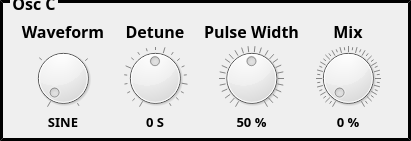
   <widget class="QGroupBox" name="OscillatorC">
    <property name="geometry">
     <rect>
      <x>10</x>
      <y>350</y>
      <width>411</width>
      <height>141</height>
     </rect>
    </property>
    <property name="font">
     <font>
      <family>Tw Cen MT</family>
      <pointsize>12</pointsize>
      <weight>75</weight>
      <bold>true</bold>
     </font>
    </property>
    <property name="styleSheet">
     <string notr="true">QGroupBox
{
    border-style: outset;
	margin-top: 0.5em;
    border-width: 3px;
    border-color: black;
}

QGroupBox::title {
    top: -8px;
    left: 10px;
}</string>
    </property>
    <property name="title">
     <string>Osc C</string>
    </property>
    <property name="alignment">
     <set>Qt::AlignLeading|Qt::AlignLeft|Qt::AlignVCenter</set>
    </property>
    <widget class="QWidget" name="horizontalLayoutWidget_7">
     <property name="geometry">
      <rect>
       <x>20</x>
       <y>20</y>
       <width>371</width>
       <height>111</height>
      </rect>
     </property>
     <layout class="QHBoxLayout" name="OscillatorC_Layout">
      <item>
       <layout class="QVBoxLayout" name="OscC_Waveform_Layout">
        <property name="spacing">
         <number>3</number>
        </property>
        <item>
         <widget class="QLabel" name="OscC_Waveform_Title">
          <property name="font">
           <font>
            <family>Tw Cen MT</family>
            <pointsize>12</pointsize>
            <weight>75</weight>
            <bold>true</bold>
           </font>
          </property>
          <property name="autoFillBackground">
           <bool>false</bool>
          </property>
          <property name="styleSheet">
           <string notr="true">background-color: rgba(255, 255, 255, 0);</string>
          </property>
          <property name="text">
           <string>Waveform</string>
          </property>
          <property name="alignment">
           <set>Qt::AlignCenter</set>
          </property>
         </widget>
        </item>
        <item>
         <widget class="QDial" name="OscC_Waveform">
          <property name="styleSheet">
           <string notr="true"/>
          </property>
          <property name="minimum">
           <number>0</number>
          </property>
          <property name="maximum">
           <number>3</number>
          </property>
          <property name="value">
           <number>0</number>
          </property>
          <property name="invertedAppearance">
           <bool>false</bool>
          </property>
          <property name="invertedControls">
           <bool>false</bool>
          </property>
          <property name="notchesVisible">
           <bool>true</bool>
          </property>
         </widget>
        </item>
        <item>
         <widget class="QLabel" name="OscC_Waveform_Value">
          <property name="font">
           <font>
            <family>Tw Cen MT</family>
            <pointsize>10</pointsize>
            <weight>75</weight>
            <bold>true</bold>
           </font>
          </property>
          <property name="layoutDirection">
           <enum>Qt::LeftToRight</enum>
          </property>
          <property name="styleSheet">
           <string notr="true">background-color: rgba(255, 255, 255, 0);</string>
          </property>
          <property name="text">
           <string>SINE</string>
          </property>
          <property name="alignment">
           <set>Qt::AlignCenter</set>
          </property>
          <property name="margin">
           <number>0</number>
          </property>
         </widget>
        </item>
       </layout>
      </item>
      <item>
       <layout class="QVBoxLayout" name="OscC_Detune_Layout">
        <property name="spacing">
         <number>3</number>
        </property>
        <item>
         <widget class="QLabel" name="OscC_Detune_Title">
          <property name="font">
           <font>
            <family>Tw Cen MT</family>
            <pointsize>12</pointsize>
            <weight>75</weight>
            <bold>true</bold>
           </font>
          </property>
          <property name="autoFillBackground">
           <bool>false</bool>
          </property>
          <property name="styleSheet">
           <string notr="true">background-color: rgba(255, 255, 255, 0);</string>
          </property>
          <property name="text">
           <string>Detune</string>
          </property>
          <property name="alignment">
           <set>Qt::AlignCenter</set>
          </property>
         </widget>
        </item>
        <item>
         <widget class="QDial" name="OscC_Detune">
          <property name="toolTip">
           <string>0s 0c</string>
          </property>
          <property name="toolTipDuration">
           <number>-1</number>
          </property>
          <property name="statusTip">
           <string/>
          </property>
          <property name="whatsThis">
           <string/>
          </property>
          <property name="minimum">
           <number>-36</number>
          </property>
          <property name="maximum">
           <number>36</number>
          </property>
          <property name="value">
           <number>0</number>
          </property>
          <property name="tracking">
           <bool>true</bool>
          </property>
          <property name="invertedAppearance">
           <bool>false</bool>
          </property>
          <property name="invertedControls">
           <bool>false</bool>
          </property>
          <property name="notchesVisible">
           <bool>true</bool>
          </property>
         </widget>
        </item>
        <item>
         <widget class="QLabel" name="OscC_Detune_Value">
          <property name="font">
           <font>
            <family>Tw Cen MT</family>
            <pointsize>10</pointsize>
            <weight>75</weight>
            <bold>true</bold>
           </font>
          </property>
          <property name="layoutDirection">
           <enum>Qt::LeftToRight</enum>
          </property>
          <property name="styleSheet">
           <string notr="true">background-color: rgba(255, 255, 255, 0);</string>
          </property>
          <property name="text">
           <string>0 S</string>
          </property>
          <property name="alignment">
           <set>Qt::AlignCenter</set>
          </property>
          <property name="margin">
           <number>0</number>
          </property>
         </widget>
        </item>
       </layout>
      </item>
      <item>
       <layout class="QVBoxLayout" name="OscC_PulseWidth_Layout">
        <property name="spacing">
         <number>3</number>
        </property>
        <item>
         <widget class="QLabel" name="OscC_PulseWidth_Title">
          <property name="font">
           <font>
            <family>Tw Cen MT</family>
            <pointsize>12</pointsize>
            <weight>75</weight>
            <bold>true</bold>
           </font>
          </property>
          <property name="autoFillBackground">
           <bool>false</bool>
          </property>
          <property name="text">
           <string>Pulse Width</string>
          </property>
          <property name="alignment">
           <set>Qt::AlignCenter</set>
          </property>
         </widget>
        </item>
        <item>
         <widget class="QDial" name="OscC_PulseWidth">
          <property name="minimum">
           <number>0</number>
          </property>
          <property name="maximum">
           <number>4095</number>
          </property>
          <property name="value">
           <number>2047</number>
          </property>
          <property name="tracking">
           <bool>true</bool>
          </property>
          <property name="invertedAppearance">
           <bool>false</bool>
          </property>
          <property name="invertedControls">
           <bool>false</bool>
          </property>
          <property name="notchTarget">
           <double>40.000000000000000</double>
          </property>
          <property name="notchesVisible">
           <bool>true</bool>
          </property>
         </widget>
        </item>
        <item>
         <widget class="QLabel" name="OscC_PulseWidth_Value">
          <property name="font">
           <font>
            <family>Tw Cen MT</family>
            <pointsize>10</pointsize>
            <weight>75</weight>
            <bold>true</bold>
           </font>
          </property>
          <property name="layoutDirection">
           <enum>Qt::LeftToRight</enum>
          </property>
          <property name="text">
           <string>50 %</string>
          </property>
          <property name="alignment">
           <set>Qt::AlignCenter</set>
          </property>
          <property name="margin">
           <number>0</number>
          </property>
         </widget>
        </item>
       </layout>
      </item>
      <item>
       <layout class="QVBoxLayout" name="OscC_Mix_Layout">
        <property name="spacing">
         <number>3</number>
        </property>
        <item>
         <widget class="QLabel" name="OscC_Mix_Title">
          <property name="font">
           <font>
            <family>Tw Cen MT</family>
            <pointsize>12</pointsize>
            <weight>75</weight>
            <bold>true</bold>
           </font>
          </property>
          <property name="autoFillBackground">
           <bool>false</bool>
          </property>
          <property name="text">
           <string>Mix</string>
          </property>
          <property name="alignment">
           <set>Qt::AlignCenter</set>
          </property>
         </widget>
        </item>
        <item>
         <widget class="QDial" name="OscC_Mix">
          <property name="minimum">
           <number>0</number>
          </property>
          <property name="maximum">
           <number>4095</number>
          </property>
          <property name="value">
           <number>0</number>
          </property>
          <property name="tracking">
           <bool>true</bool>
          </property>
          <property name="invertedAppearance">
           <bool>false</bool>
          </property>
          <property name="invertedControls">
           <bool>false</bool>
          </property>
          <property name="notchTarget">
           <double>25.000000000000000</double>
          </property>
          <property name="notchesVisible">
           <bool>true</bool>
          </property>
         </widget>
        </item>
        <item>
         <widget class="QLabel" name="OscC_Mix_Value">
          <property name="font">
           <font>
            <family>Tw Cen MT</family>
            <pointsize>10</pointsize>
            <weight>75</weight>
            <bold>true</bold>
           </font>
          </property>
          <property name="layoutDirection">
           <enum>Qt::LeftToRight</enum>
          </property>
          <property name="text">
           <string>0 %</string>
          </property>
          <property name="alignment">
           <set>Qt::AlignCenter</set>
          </property>
          <property name="margin">
           <number>0</number>
          </property>
         </widget>
        </item>
       </layout>
      </item>
     </layout>
    </widget>
   </widget>
